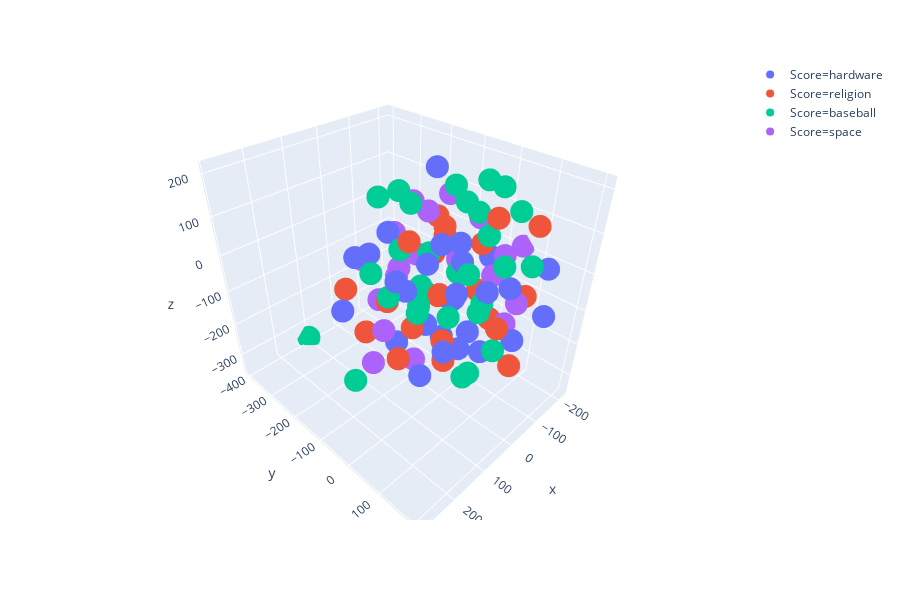

Notebook source saved alongside this figure:
### Code cell
fig = px.scatter_3d(df, x="x", y="y", z="z",color="Score")
fig.show()

### Figure 1 — Plotly figure (JSON) as saved in the notebook; plotly's stock layout.template omitted (floating-point values rounded to 4 significant figures)
{"data": [{"hoverlabel": {"namelength": 0}, "hovertemplate": "Score=hardware<br>x=%{x}<br>y=%{y}<br>z=%{z}", "legendgroup": "Score=hardware", "marker": {"color": "#636efa", "symbol": "circle"}, "mode": "markers", "name": "Score=hardware", "scene": "scene", "showlegend": true, "type": "scatter3d", "x": [-211.2, 115.1, -73.01, -172.9, 36.43, -5.797, 57.27, 46.5, 168.3, -12.64, 210.4, 61.59, 1.229, -28.22, 66.43, 102.8, 90.65, 66.01, 129.4, 189.9, 155.2, -2.762, -114.1, -54.53, -34.07, -39.94, -67.8, 184.5], "y": [-36.5, 121.7, -33.27, 143.9, -22.38, 64.33, -119.8, 69.65, 17.79, 174.3, -97.72, 93.38, 162.1, 19.51, -174.3, -21.25, 26.26, -86.83, 93.27, -73.62, 72.28, 16.38, 182.9, 68.6, -33.25, 82.13, -96.71, 154.7], "z": [-57.15, 73.99, -113.6, 5.821, -123.8, -119.4, 84.12, 131.6, 76.36, -82.7, -32.16, -109.1, 49.43, 33.14, 10.07, 2.432, 84.4, -196.3, 172.7, 99.55, -137.3, -56.62, -70.82, -206.0, -207.2, -20.8, 201.9, -2.909]}, {"hoverlabel": {"namelength": 0}, "hovertemplate": "Score=religion<br>x=%{x}<br>y=%{y}<br>z=%{z}", "legendgroup": "Score=religion", "marker": {"color": "#EF553B", "symbol": "circle"}, "mode": "markers", "name": "Score=religion", "scene": "scene", "showlegend": true, "type": "scatter3d", "x": [211.4, 104.8, -105.1, -83.36, -133.3, -108.4, -128.8, 5.654, 30.11, 87.03, 143.1, 74.23, 145.4, 93.96, -172.3, 125.6, -142.7, -174.0, -128.5, -9.545, 146.0, -25.53], "y": [66.47, 1.263, 144.8, -78.76, -8.214, -112.7, -150.8, -5.67, 28.8, -94.05, -169.2, 45.35, -103.8, 202.4, 97.97, 101.8, -154.2, -39.76, 34.1, 111.4, 29.62, 168.1], "z": [-58.61, -80.65, 138.0, 36.42, 23.33, -163.5, -61.73, 122.7, -204.7, -70.51, -46.02, 13.49, -129.6, 26.54, -90.66, -44.11, 36.85, -142.6, -167.0, 179.3, 159.2, -165.7]}, {"hoverlabel": {"namelength": 0}, "hovertemplate": "Score=baseball<br>x=%{x}<br>y=%{y}<br>z=%{z}", "legendgroup": "Score=baseball", "marker": {"color": "#00cc96", "symbol": "circle"}, "mode": "markers", "name": "Score=baseball", "scene": "scene", "showlegend": true, "type": "scatter3d", "x": [-5.67, 84.33, 45.85, 18.86, 42.14, -58.53, 115.2, 91.12, -14.8, -13.26, -57.24, 52.45, 40.65, 106.2, 21.64, 287.6, -142.0, 65.21, -174.1, 153.9, -99.64, -76.73, 38.65, 129.8, 150.5, 43.84, -173.0, -88.54, -72.18, 17.0], "y": [-79.23, -26.45, 172.7, 73.29, 110.0, -16.02, 150.0, -49.42, -93.3, 2.125, 60.95, 54.49, -27.36, -400.1, -31.97, 27.16, -31.44, 181.0, -34.58, 60.59, 56.62, -17.01, -105.1, -97.17, -22.61, 123.2, 57.49, 151.4, 48.83, -192.8], "z": [-66.0, 194.5, 124.4, 48.45, -181.3, -24.0, -115.5, 85.24, -138.1, 209.6, 102.3, -52.41, -30.15, -345.3, 55.74, -90.38, 91.43, -57.9, 158.1, 17.17, 195.5, 144.6, 179.5, 23.22, 10.99, -7.033, 114.1, 53.95, -84.89, 127.9]}, {"hoverlabel": {"namelength": 0}, "hovertemplate": "Score=space<br>x=%{x}<br>y=%{y}<br>z=%{z}", "legendgroup": "Score=space", "marker": {"color": "#ab63fa", "symbol": "circle"}, "mode": "markers", "name": "Score=space", "scene": "scene", "showlegend": true, "type": "scatter3d", "x": [-81.44, -33.89, -44.35, -127.3, 59.71, -213.1, -125.5, -112.2, 54.15, 105.2, -15.45, -137.9, -36.15, 190.1, -69.43, -55.78, 35.95, -9.473, 172.0, -218.1], "y": [107.7, -187.7, 153.9, -105.7, -84.36, -77.87, -71.29, 68.65, -158.1, 6.547, -175.2, 25.34, -89.37, -31.13, -168.0, -141.8, -237.1, -91.9, -15.29, 46.79], "z": [-114.9, -102.9, -15.05, 116.9, 11.1, 33.63, -42.85, 34.19, -115.2, -165.9, 33.06, -50.49, 111.9, -145.9, 97.61, -28.56, -45.37, 11.96, -58.93, 4.212]}], "layout": {"height": 600, "legend": {"tracegroupgap": 0}, "margin": {"t": 60}, "scene": {"domain": {"x": [0, 0.98], "y": [0, 1]}, "xaxis": {"title": {"text": "x"}}, "yaxis": {"title": {"text": "y"}}, "zaxis": {"title": {"text": "z"}}}}}
